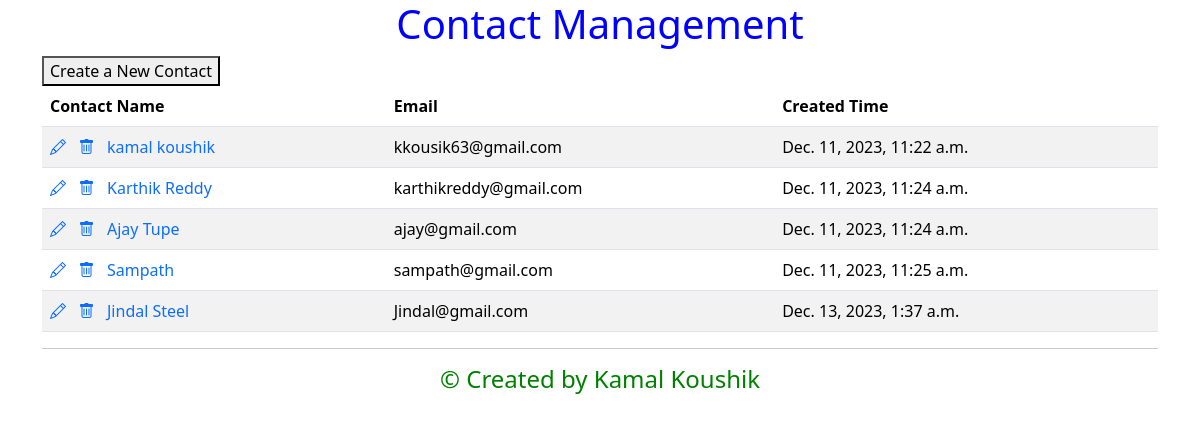
The page / on the database its author committed.
### Contacts/models.py (models this page shows)
class Contact(models.Model):
    name = models.CharField(max_length=20, null=False,unique=True)
    email = models.EmailField(unique=True)
    notes = models.TextField(max_length=200, default="")
    created_time = models.DateTimeField(auto_now_add=True, editable=False)

### Contacts/views.py (the view)
# urls.py: path("", ContactListView.as_view(), name="contact_list"),
class ContactListView(ListView):
    model = Contact

### Contacts/templates/contacts/contact_list.html (shortened to what this page needs)
{% extends "base.html" %}
{% block content %}
<div class="centered-text blue-text">
    <h1>Contact Management</h1>
</div>
<form action="{% url 'contact_create' %}" method="get">
    <button type="submit">Create a New Contact</button>
</form>
<table class="table table-striped">
    <thead>
        <tr>
            <th>Contact Name</th>
            <th>Email</th>
            <th>Created Time</th>
        </tr>
    </thead>
    <tbody>
        {% for contact in contact_list %}
        <tr>
            <td>
                <a class="icon-link" href="{% url 'contact_update' contact.pk %}">
                    <i class="bi bi-pencil"></i>
                </a>
                <a class="icon-link" href="{% url 'contact_delete' contact.pk %}">
                    <i class="bi bi-trash"></i>
                </a>
                <a class="icon-link" href="{% url 'contact_detail' contact.pk %}">
                    {{ contact.name }}
                </a>
            </td>
            <td>
                {{ contact.email }}
            </td>
            <td>
                {{ contact.created_time }}
            </td>
        </tr>
        {% endfor %}
    </tbody>
</table>
<hr>
<div class="centered-text green-text">
    <h4>&copy; Created by Kamal Koushik</h4>
</div>
{% endblock content %}

### templates/base.html (style rules this page uses)
h1 { text-align: center; }
.centered-text { text-align: center; }

### Contacts/templates/contacts/contact_list.html (style rules this page uses)
.centered-text { text-align: center; }
.icon-link { text-decoration: none; }
.blue-text { color: blue; }
.green-text { color: green; }

### rows shown on the page
Contact: name "kamal koushik", email "kkousik63@gmail.com", created_time "Dec. 11, 2023, 11:22 a.m."
Contact: name "Karthik Reddy", email "karthikreddy@gmail.com", created_time "Dec. 11, 2023, 11:24 a.m."
Contact: name "Ajay Tupe", email "ajay@gmail.com", created_time "Dec. 11, 2023, 11:24 a.m."
Contact: name "Sampath", email "sampath@gmail.com", created_time "Dec. 11, 2023, 11:25 a.m."
Contact: name "Jindal Steel", email "Jindal@gmail.com", created_time "Dec. 13, 2023, 1:37 a.m."
